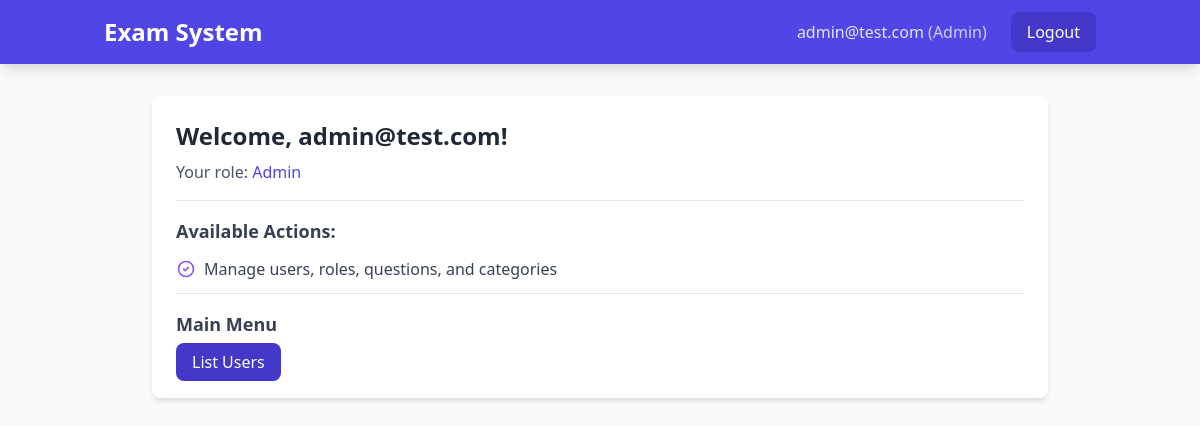
Screenshot of /otosapp/ (signed in) with the database file from the repository.
### otosapp/models.py (models this page shows, shortened)
class User(AbstractUser):
    email = models.EmailField(unique=True)
    USERNAME_FIELD = 'email'
    REQUIRED_FIELDS = ['username']
    role = models.ForeignKey('Role', on_delete=models.SET_NULL, null=True)
    groups = models.ManyToManyField(
        Group,
        related_name="custom_user_set",  # Add a custom related name here
        blank=True,
        help_text="The groups this user belongs to.",
        verbose_name="groups"
    )
    user_permissions = models.ManyToManyField(
        Permission,
        related_name="custom_user_permissions",  # Add a custom related name here
        blank=True,
        help_text="Specific permissions for this user.",
        verbose_name="user permissions"
    )

class Role(models.Model):
    role_name = models.CharField(max_length=200, unique=True)

### otosapp/templates/home.html (shortened to what this page needs)
{% extends 'base.html' %}
{% block content %}
<div class="max-w-4xl mx-auto">
    {% if user.is_authenticated %}
        <div class="bg-white rounded-lg shadow-md p-6 mb-6">
            <h2 class="text-2xl font-bold text-gray-800 mb-2">Welcome, {{ user.get_full_name|default:user.email }}!</h2>
            <p class="text-gray-600 mb-4">Your role: <span class="font-medium text-indigo-600">{{ user.role.role_name }}</span></p>
            <div class="border-t border-gray-200 pt-4">
                <h3 class="text-lg font-semibold text-gray-700 mb-3">Available Actions:</h3>
                <ul class="space-y-3">
                    {% if user.role.role_name == 'Student' %}
                        <li class="flex items-center text-gray-700">
                            <svg class="w-5 h-5 text-green-500 mr-2" fill="none" stroke="currentColor" viewBox="0 0 24 24">
                                <path stroke-linecap="round" stroke-linejoin="round" stroke-width="2" d="M9 12l2 2 4-4m6 2a9 9 0 11-18 0 9 9 0 0118 0z"/>
                            </svg>
                            View and answer questions
                        </li>
                        <li class="flex items-center text-gray-700">
                            <svg class="w-5 h-5 text-green-500 mr-2" fill="none" stroke="currentColor" viewBox="0 0 24 24">
                                <path stroke-linecap="round" stroke-linejoin="round" stroke-width="2" d="M9 12l2 2 4-4m6 2a9 9 0 11-18 0 9 9 0 0118 0z"/>
                            </svg>
                            See your grades and assigned teachers
                        </li>
                    {% elif user.role.role_name == 'Admin' %}
                        <li class="flex items-center text-gray-700">
                            <svg class="w-5 h-5 text-purple-500 mr-2" fill="none" stroke="currentColor" viewBox="0 0 24 24">
                                <path stroke-linecap="round" stroke-linejoin="round" stroke-width="2" d="M9 12l2 2 4-4m6 2a9 9 0 11-18 0 9 9 0 0118 0z"/>
                            </svg>
                            Manage users, roles, questions, and categories
                        </li>
                        <div class="border-t border-gray-200 pt-4">
                          <h3 class="text-lg font-semibold text-gray-700 mb-3">Main Menu</h3>
                          <ul class="space-y-3">
                            <a href="{% url 'user_list' %}" class="px-4 py-2 bg-indigo-700 text-white rounded-lg hover:bg-indigo-800 transition">
                              List Users
                            </a>
                          </ul>
                      </div>
                    {% endif %}
                </ul>
            </div>
        </div>
    {% endif %}
</div>
{% endblock %}

### otosapp/templates/base.html (shortened to what this page needs)
<!DOCTYPE html>
<html lang="en">
<head>
    <link href="https://cdn.jsdelivr.net/npm/tailwindcss@2.2.19/dist/tailwind.min.css" rel="stylesheet">
</head>
<body class="bg-gray-50 min-h-screen">
    <nav class="bg-indigo-600 shadow-lg">
        <div class="container mx-auto px-4 py-3">
            <div class="flex justify-between items-center">
                <a href="{% url 'home' %}" class="text-2xl font-bold text-white hover:text-indigo-100 transition">
                    Exam System
                </a>
                {% if user.is_authenticated %}
                    <div class="flex items-center space-x-6">
                        <span class="text-indigo-100">
                            <span class="font-medium">{{ user.email }}</span>
                            <span class="text-indigo-200">({{ user.role.role_name }})</span>
                        </span>
                        <form action="{% url 'logout' %}" method="post" class="inline">
                            <button type="submit" class="px-4 py-2 bg-indigo-700 text-white rounded-lg hover:bg-indigo-800 transition">
                                Logout
                            </button>
                        </form>
                    </div>
                {% endif %}
            </div>
        </div>
    </nav>
    <main class="container mx-auto px-4 py-8">
        {% block content %}{% endblock %}
    </main>
</body>
</html>

### rows the page displays
User: email "admin@test.com", role.role_name "Admin", get_full_name "admin@test.com"
